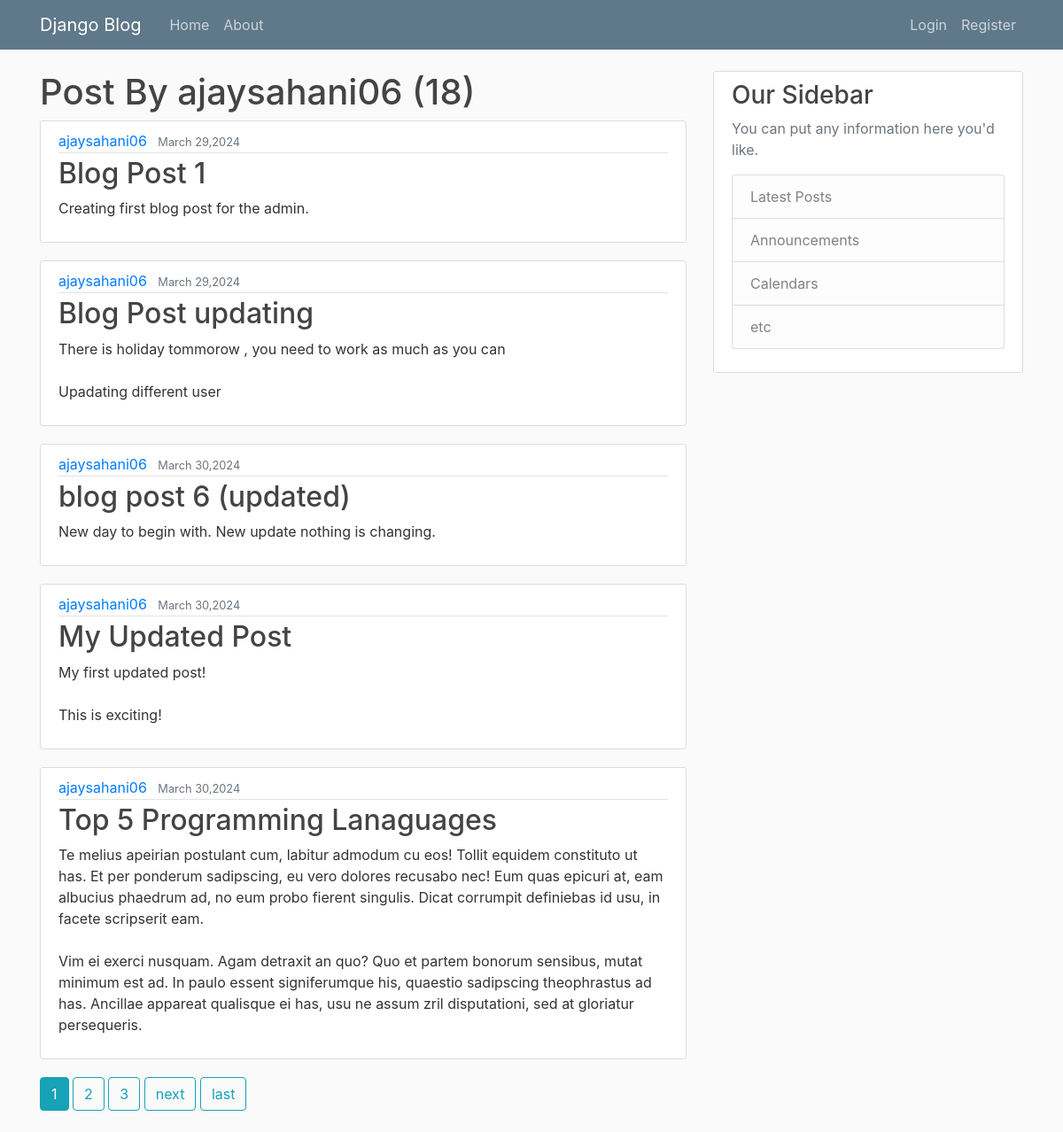
Screenshot of /user/ajaysahani06 with the database file from the repository.
### blog/models.py (models this page shows, shortened)
class Post(models.Model):
    title = models.CharField(max_length = 100)
    content = models.TextField()
    author = models.ForeignKey(User, on_delete = models.CASCADE)
    date_posted = models.DateTimeField(default = timezone.now)

### blog/views.py (the view)
# urls.py: path("user/<str:username>",UserPostListView.as_view(), name="user-posts" ),
class UserPostListView(ListView):
    model = Post
    template_name = 'blog/user_posts.html'
    context_object_name = 'posts'
    paginate_by = 5
    def get_queryset(self):
        user = get_object_or_404(User, username=self.kwargs.get("username"))
        return  Post.objects.filter(author=user).order_by('date_posted')

### blog/templates/blog/user_posts.html (shortened to what this page needs)
{% extends 'blog/base.html' %}
    {% block content %}
        <h1 class="ma-3">Post By {{ view.kwargs.username }} ({{ page_obj.paginator.count }})</h1>
        {% for post in posts %}
        <article class="media content-section">
            <div class="media-body">
              <div class="article-metadata">
                <a class="mr-2" href="{% url 'user-posts' post.author.username %}">{{ post.author }}</a>
                <small class="text-muted">{{ post.date_posted|date:"F d,Y" }}</small>
              </div>
              <h2><a class="article-title" href="{% url 'post-detail' post.id %}">{{ post.title }}</a></h2>
              <p class="article-content">{{ post.content }}</p>
              </div>
          </article>
        {% endfor %}
        {% if is_paginated %}
          {% for num in page_obj.paginator.page_range %}
            {% if page_obj.number == num  %}
              <a class="btn btn-info mb-4" href="?page={{ num }}">{{ num }}</a>
              {% elif num > page_obj.number|add:'-3' and num < page_obj.number|add:'3' %}
              <a class="btn btn-outline-info mb-4" href="?page={{ num }}">{{ num }}</a>
            {% endif %}
          {% endfor %}
            {% if page_obj.has_next %}
            <a class="btn btn-outline-info mb-4" href="?page={{ page_obj.next_page_number }}">next</a>
            <a class="btn btn-outline-info mb-4" href="?page={{ page_obj.paginator.num_pages }}">last</a>
            {% endif %}
        {% endif %}
{% endblock content %}

### blog/static/blog/main.css (style rules this page uses)
body { background: #fafafa; color: #333333; margin-top: 5rem; }
h1, h2, h3, h4, h5, h6 { color: #444444; }
.content-section { background: #ffffff; padding: 10px 20px; border: 1px solid #dddddd; border-radius: 3px; margin-bottom: 20px; }
.article-title { color: #444444; }
.article-content { white-space: pre-line; }
.article-metadata { padding-bottom: 1px; margin-bottom: 4px; border-bottom: 1px solid #e3e3e3 }

### rows the page displays
Post: author "ajaysahani06", date_posted "March 29,2024", title "Blog Post 1", content "Creating first blog post for the admin."
Post: author "ajaysahani06", date_posted "March 29,2024", title "Blog Post updating", content "There is holiday tommorow , you need to work as much as you can Upadating different user"
Post: author "ajaysahani06", date_posted "March 30,2024", title "blog post 6 (updated)", content "New day to begin with. New update nothing is changing."
Post: author "ajaysahani06", date_posted "March 30,2024", title "My Updated Post", content "My first updated post! This is exciting!"
Post: author "ajaysahani06", date_posted "March 30,2024", title "Top 5 Programming Lanaguages", content "Te melius apeirian postulant cum, labitur admodum cu eos! Tollit equidem constituto ut has. Et per ponderum sadipscing, eu vero dolores recusabo nec! Eum quas epicuri at, eam albucius phaedrum ad, no eum probo fierent singulis. Dicat corrumpit definiebas id usu, in facete scripserit eam. Vim ei exerci nusquam. Agam detraxit an quo? Quo et partem bonorum sensibus, mutat minimum est ad. In paulo essent signiferumque his, quaestio sadipscing theophrastus ad has. Ancillae appareat qualisque ei has, usu ne assum zril disputationi, sed at gloriatur persequeris."

### other values shown
{{ view.kwargs.username }} "ajaysahani06"
{{ page_obj.paginator.count }} "18"
{{ num }} "1"
{{ num }} "2" "3"
